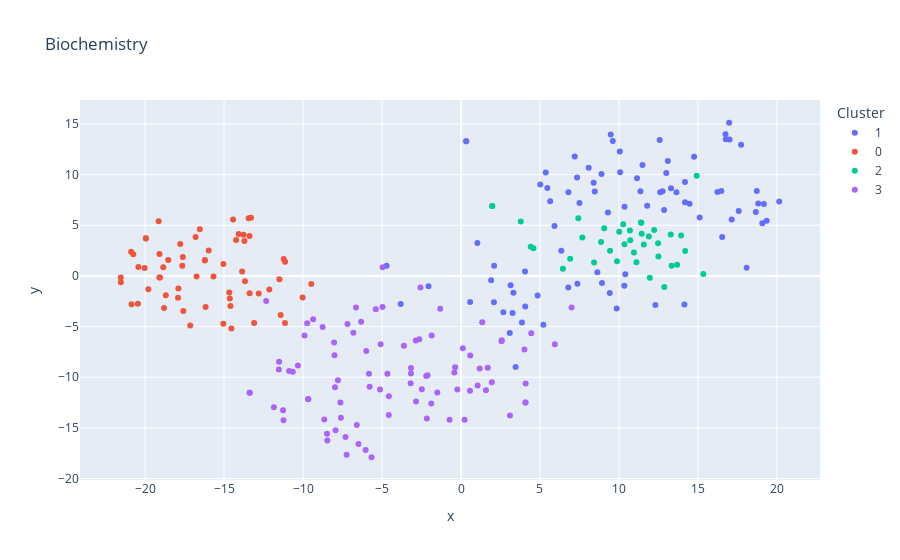

Source (notebook cell):
### Code cell
fig = px.scatter(
    df, x='x', y='y',
    hover_name="clear_text", color="Cluster", title="Biochemistry"
)
fig.show()
